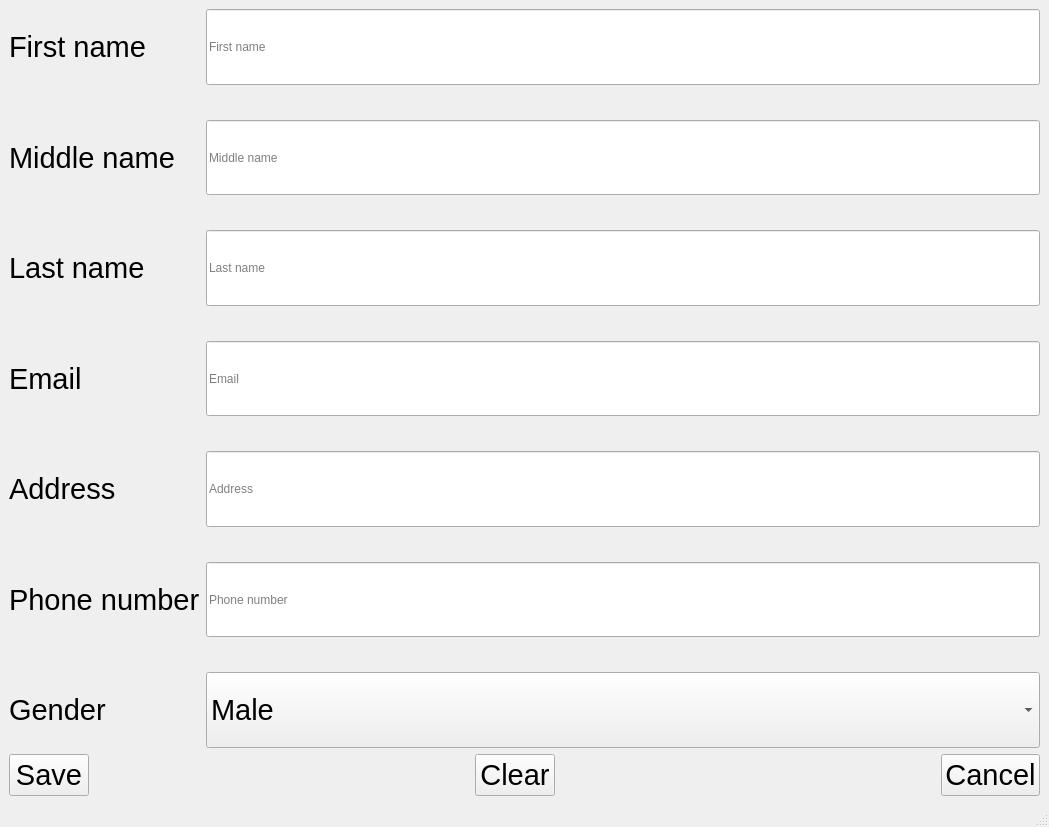
<?xml version="1.0" encoding="UTF-8"?>
<ui version="4.0">
 <class>createCustomerWindow</class>
 <widget class="QMainWindow" name="createCustomerWindow">
  <property name="geometry">
   <rect>
    <x>0</x>
    <y>0</y>
    <width>1049</width>
    <height>827</height>
   </rect>
  </property>
  <property name="windowTitle">
   <string>Create customer</string>
  </property>
  <widget class="QWidget" name="centralwidget">
   <layout class="QGridLayout" name="gridLayout">
    <item row="0" column="0">
     <layout class="QVBoxLayout" name="verticalLayout">
      <item>
       <layout class="QHBoxLayout" name="horizontalLayout">
        <item>
         <layout class="QVBoxLayout" name="Labels_Layout">
          <property name="spacing">
           <number>35</number>
          </property>
          <item>
           <widget class="QLabel" name="firstNameLabel">
            <property name="sizePolicy">
             <sizepolicy hsizetype="Preferred" vsizetype="Expanding">
              <horstretch>0</horstretch>
              <verstretch>0</verstretch>
             </sizepolicy>
            </property>
            <property name="font">
             <font>
              <pointsize>22</pointsize>
             </font>
            </property>
            <property name="text">
             <string>First name</string>
            </property>
           </widget>
          </item>
          <item>
           <widget class="QLabel" name="middleNameLabel">
            <property name="sizePolicy">
             <sizepolicy hsizetype="Preferred" vsizetype="Expanding">
              <horstretch>0</horstretch>
              <verstretch>0</verstretch>
             </sizepolicy>
            </property>
            <property name="font">
             <font>
              <pointsize>22</pointsize>
             </font>
            </property>
            <property name="text">
             <string>Middle name</string>
            </property>
           </widget>
          </item>
          <item>
           <widget class="QLabel" name="lastNameLabel">
            <property name="sizePolicy">
             <sizepolicy hsizetype="Preferred" vsizetype="Expanding">
              <horstretch>0</horstretch>
              <verstretch>0</verstretch>
             </sizepolicy>
            </property>
            <property name="font">
             <font>
              <pointsize>22</pointsize>
             </font>
            </property>
            <property name="text">
             <string>Last name</string>
            </property>
           </widget>
          </item>
          <item>
           <widget class="QLabel" name="emailLabel">
            <property name="sizePolicy">
             <sizepolicy hsizetype="Preferred" vsizetype="Expanding">
              <horstretch>0</horstretch>
              <verstretch>0</verstretch>
             </sizepolicy>
            </property>
            <property name="font">
             <font>
              <pointsize>22</pointsize>
             </font>
            </property>
            <property name="text">
             <string>Email</string>
            </property>
           </widget>
          </item>
          <item>
           <widget class="QLabel" name="addressLabel">
            <property name="sizePolicy">
             <sizepolicy hsizetype="Preferred" vsizetype="Expanding">
              <horstretch>0</horstretch>
              <verstretch>0</verstretch>
             </sizepolicy>
            </property>
            <property name="font">
             <font>
              <pointsize>22</pointsize>
             </font>
            </property>
            <property name="text">
             <string>Address</string>
            </property>
           </widget>
          </item>
          <item>
           <widget class="QLabel" name="phoneNumberLabel">
            <property name="sizePolicy">
             <sizepolicy hsizetype="Preferred" vsizetype="Expanding">
              <horstretch>0</horstretch>
              <verstretch>0</verstretch>
             </sizepolicy>
            </property>
            <property name="font">
             <font>
              <pointsize>22</pointsize>
             </font>
            </property>
            <property name="text">
             <string>Phone number</string>
            </property>
           </widget>
          </item>
          <item>
           <widget class="QLabel" name="genderLabel">
            <property name="sizePolicy">
             <sizepolicy hsizetype="Preferred" vsizetype="Expanding">
              <horstretch>0</horstretch>
              <verstretch>0</verstretch>
             </sizepolicy>
            </property>
            <property name="font">
             <font>
              <pointsize>22</pointsize>
             </font>
            </property>
            <property name="text">
             <string>Gender</string>
            </property>
           </widget>
          </item>
         </layout>
        </item>
        <item>
         <layout class="QVBoxLayout" name="LineEdits_Layout">
          <property name="spacing">
           <number>35</number>
          </property>
          <item>
           <widget class="ValidatedLineEditor" name="firstNameLineEdit">
            <property name="sizePolicy">
             <sizepolicy hsizetype="Expanding" vsizetype="Preferred">
              <horstretch>0</horstretch>
              <verstretch>0</verstretch>
             </sizepolicy>
            </property>
            <property name="placeholderText">
             <string>First name</string>
            </property>
           </widget>
          </item>
          <item>
           <widget class="ValidatedLineEditor" name="middleNameLineEdit">
            <property name="sizePolicy">
             <sizepolicy hsizetype="Expanding" vsizetype="Preferred">
              <horstretch>0</horstretch>
              <verstretch>0</verstretch>
             </sizepolicy>
            </property>
            <property name="placeholderText">
             <string>Middle name</string>
            </property>
           </widget>
          </item>
          <item>
           <widget class="ValidatedLineEditor" name="lastNameLineEdit">
            <property name="sizePolicy">
             <sizepolicy hsizetype="Expanding" vsizetype="Preferred">
              <horstretch>0</horstretch>
              <verstretch>0</verstretch>
             </sizepolicy>
            </property>
            <property name="placeholderText">
             <string>Last name</string>
            </property>
           </widget>
          </item>
          <item>
           <widget class="ValidatedLineEditor" name="emailLineEdit">
            <property name="sizePolicy">
             <sizepolicy hsizetype="Expanding" vsizetype="Preferred">
              <horstretch>0</horstretch>
              <verstretch>0</verstretch>
             </sizepolicy>
            </property>
            <property name="placeholderText">
             <string>Email</string>
            </property>
           </widget>
          </item>
          <item>
           <widget class="ValidatedLineEditor" name="addressLineEdit">
            <property name="sizePolicy">
             <sizepolicy hsizetype="Expanding" vsizetype="Preferred">
              <horstretch>0</horstretch>
              <verstretch>0</verstretch>
             </sizepolicy>
            </property>
            <property name="placeholderText">
             <string>Address</string>
            </property>
           </widget>
          </item>
          <item>
           <widget class="ValidatedLineEditor" name="phoneNumberLineEdit">
            <property name="sizePolicy">
             <sizepolicy hsizetype="Expanding" vsizetype="Preferred">
              <horstretch>0</horstretch>
              <verstretch>0</verstretch>
             </sizepolicy>
            </property>
            <property name="placeholderText">
             <string>Phone number</string>
            </property>
           </widget>
          </item>
          <item>
           <widget class="QComboBox" name="genderComboBox">
            <property name="sizePolicy">
             <sizepolicy hsizetype="Preferred" vsizetype="Preferred">
              <horstretch>0</horstretch>
              <verstretch>0</verstretch>
             </sizepolicy>
            </property>
            <property name="font">
             <font>
              <pointsize>22</pointsize>
             </font>
            </property>
            <item>
             <property name="text">
              <string>Male</string>
             </property>
            </item>
            <item>
             <property name="text">
              <string>Female</string>
             </property>
            </item>
           </widget>
          </item>
         </layout>
        </item>
       </layout>
      </item>
      <item>
       <layout class="QHBoxLayout" name="horizontalLayout_2">
        <item>
         <widget class="QPushButton" name="save_btn">
          <property name="sizePolicy">
           <sizepolicy hsizetype="Maximum" vsizetype="Maximum">
            <horstretch>1</horstretch>
            <verstretch>0</verstretch>
           </sizepolicy>
          </property>
          <property name="font">
           <font>
            <pointsize>22</pointsize>
           </font>
          </property>
          <property name="text">
           <string>Save</string>
          </property>
         </widget>
        </item>
        <item>
         <spacer name="horizontalSpacer_3">
          <property name="orientation">
           <enum>Qt::Horizontal</enum>
          </property>
          <property name="sizeType">
           <enum>QSizePolicy::Expanding</enum>
          </property>
          <property name="sizeHint" stdset="0">
           <size>
            <width>78</width>
            <height>20</height>
           </size>
          </property>
         </spacer>
        </item>
        <item>
         <widget class="QPushButton" name="clear_btn">
          <property name="sizePolicy">
           <sizepolicy hsizetype="Maximum" vsizetype="Maximum">
            <horstretch>1</horstretch>
            <verstretch>0</verstretch>
           </sizepolicy>
          </property>
          <property name="font">
           <font>
            <pointsize>22</pointsize>
           </font>
          </property>
          <property name="text">
           <string>Clear</string>
          </property>
         </widget>
        </item>
        <item>
         <spacer name="horizontalSpacer_4">
          <property name="orientation">
           <enum>Qt::Horizontal</enum>
          </property>
          <property name="sizeType">
           <enum>QSizePolicy::Expanding</enum>
          </property>
          <property name="sizeHint" stdset="0">
           <size>
            <width>78</width>
            <height>20</height>
           </size>
          </property>
         </spacer>
        </item>
        <item>
         <widget class="QPushButton" name="cancel_btn">
          <property name="sizePolicy">
           <sizepolicy hsizetype="Maximum" vsizetype="Maximum">
            <horstretch>1</horstretch>
            <verstretch>0</verstretch>
           </sizepolicy>
          </property>
          <property name="font">
           <font>
            <pointsize>22</pointsize>
           </font>
          </property>
          <property name="autoFillBackground">
           <bool>false</bool>
          </property>
          <property name="text">
           <string>Cancel</string>
          </property>
         </widget>
        </item>
       </layout>
      </item>
     </layout>
    </item>
   </layout>
  </widget>
  <widget class="QMenuBar" name="menubar">
   <property name="geometry">
    <rect>
     <x>0</x>
     <y>0</y>
     <width>1049</width>
     <height>20</height>
    </rect>
   </property>
  </widget>
  <widget class="QStatusBar" name="statusbar"/>
 </widget>
 <customwidgets>
  <customwidget>
   <class>ValidatedLineEditor</class>
   <extends>QLineEdit</extends>
   <header>validatedlineeditor.h</header>
  </customwidget>
 </customwidgets>
 <resources/>
 <connections>
  <connection>
   <sender>clear_btn</sender>
   <signal>clicked()</signal>
   <receiver>firstNameLineEdit</receiver>
   <slot>clear()</slot>
   <hints>
    <hint type="sourcelabel">
     <x>477</x>
     <y>599</y>
    </hint>
    <hint type="destinationlabel">
     <x>323</x>
     <y>48</y>
    </hint>
   </hints>
  </connection>
  <connection>
   <sender>clear_btn</sender>
   <signal>clicked()</signal>
   <receiver>middleNameLineEdit</receiver>
   <slot>clear()</slot>
   <hints>
    <hint type="sourcelabel">
     <x>465</x>
     <y>597</y>
    </hint>
    <hint type="destinationlabel">
     <x>321</x>
     <y>161</y>
    </hint>
   </hints>
  </connection>
  <connection>
   <sender>clear_btn</sender>
   <signal>clicked()</signal>
   <receiver>lastNameLineEdit</receiver>
   <slot>clear()</slot>
   <hints>
    <hint type="sourcelabel">
     <x>438</x>
     <y>578</y>
    </hint>
    <hint type="destinationlabel">
     <x>438</x>
     <y>222</y>
    </hint>
   </hints>
  </connection>
  <connection>
   <sender>clear_btn</sender>
   <signal>clicked()</signal>
   <receiver>lastNameLineEdit</receiver>
   <slot>clear()</slot>
   <hints>
    <hint type="sourcelabel">
     <x>486</x>
     <y>595</y>
    </hint>
    <hint type="destinationlabel">
     <x>238</x>
     <y>233</y>
    </hint>
   </hints>
  </connection>
  <connection>
   <sender>clear_btn</sender>
   <signal>clicked()</signal>
   <receiver>emailLineEdit</receiver>
   <slot>clear()</slot>
   <hints>
    <hint type="sourcelabel">
     <x>469</x>
     <y>589</y>
    </hint>
    <hint type="destinationlabel">
     <x>253</x>
     <y>327</y>
    </hint>
   </hints>
  </connection>
  <connection>
   <sender>clear_btn</sender>
   <signal>clicked()</signal>
   <receiver>addressLineEdit</receiver>
   <slot>clear()</slot>
   <hints>
    <hint type="sourcelabel">
     <x>471</x>
     <y>592</y>
    </hint>
    <hint type="destinationlabel">
     <x>326</x>
     <y>387</y>
    </hint>
   </hints>
  </connection>
  <connection>
   <sender>clear_btn</sender>
   <signal>clicked()</signal>
   <receiver>phoneNumberLineEdit</receiver>
   <slot>clear()</slot>
   <hints>
    <hint type="sourcelabel">
     <x>494</x>
     <y>590</y>
    </hint>
    <hint type="destinationlabel">
     <x>382</x>
     <y>466</y>
    </hint>
   </hints>
  </connection>
  <connection>
   <sender>cancel_btn</sender>
   <signal>clicked()</signal>
   <receiver>createCustomerWindow</receiver>
   <slot>close()</slot>
   <hints>
    <hint type="sourcelabel">
     <x>923</x>
     <y>598</y>
    </hint>
    <hint type="destinationlabel">
     <x>493</x>
     <y>325</y>
    </hint>
   </hints>
  </connection>
 </connections>
</ui>
